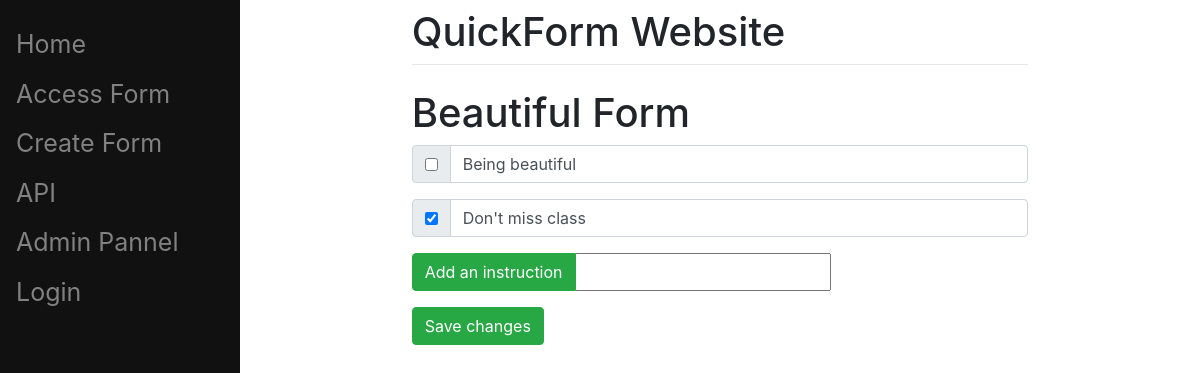
/4, run on the app's committed database.
### main/models.py (models this page shows, shortened)
class Form(models.Model):
	name = models.CharField(max_length=40, unique=True, default="name")
	description = models.CharField(max_length=512, default="description")

class Item(models.Model):
	form = models.ForeignKey(Form, on_delete=models.CASCADE)
	photo = models.CharField(max_length=1024, default="")
	description = models.CharField(max_length=512, default="description")
	complete = models.BooleanField(default=False)

### main/views.py (the view, shortened to what this page needs)
# urls.py: path('<int:id>', views.mainPageDetails, name='mainDetails'),
def mainPageDetails(request, id):
	form = Form.objects.get(id=id)
	return render(request, 'main/form.html', {"form":form})

### main/templates/main/form.html (shortened to what this page needs)
{% extends 'main/base.html' %}
{% block content %}
	<h1>{{form.name}}</h1>
	<form method='post' action='#'>
		{% for item in form.item_set.all %}
		<div class='input-group mb-3'>
			<div class='input-group-prepend'>
				<div class='input-group-text'>
					{% if item.complete == True %}
						<input type='checkbox' value='clicked' name='cb{{item.id}}' checked>
					{% else %}
						<input type='checkbox' value='clicked' name='cb{{item.id}}'>
					{% endif %}
				</div>
			</div>
			<input type='text' value='{{item.description}}' class='form-control'>
		</div>
		{% endfor %}
		<div class='input-group mb-3'>
			<div class='input-group-prepend'>
				<button type'submit' name='newItem' value='newItem' class='btn btn-success'>Add an instruction</button>
			</div>
			<input type='text', name='newItemValue'>
		</div>
		<button type'submit' name='save' value='save' class='btn btn-success'>Save changes</button>
	</form>
{% endblock %}

### data on the page
Form: name "Beautiful Form"
Item: description "Being beautiful"
Item: description "Don't miss class"
